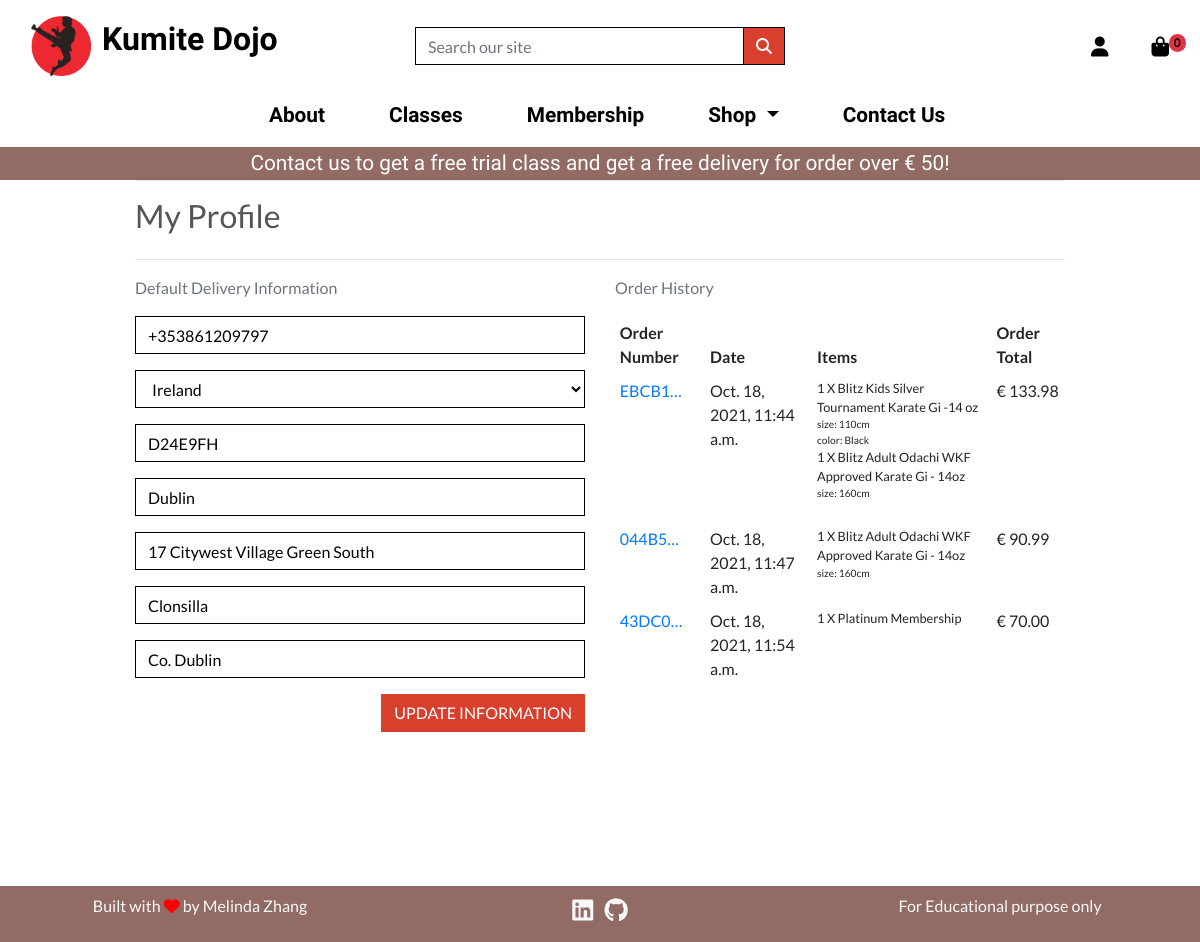
The page /profile/ (signed in) on the database as committed earlier.
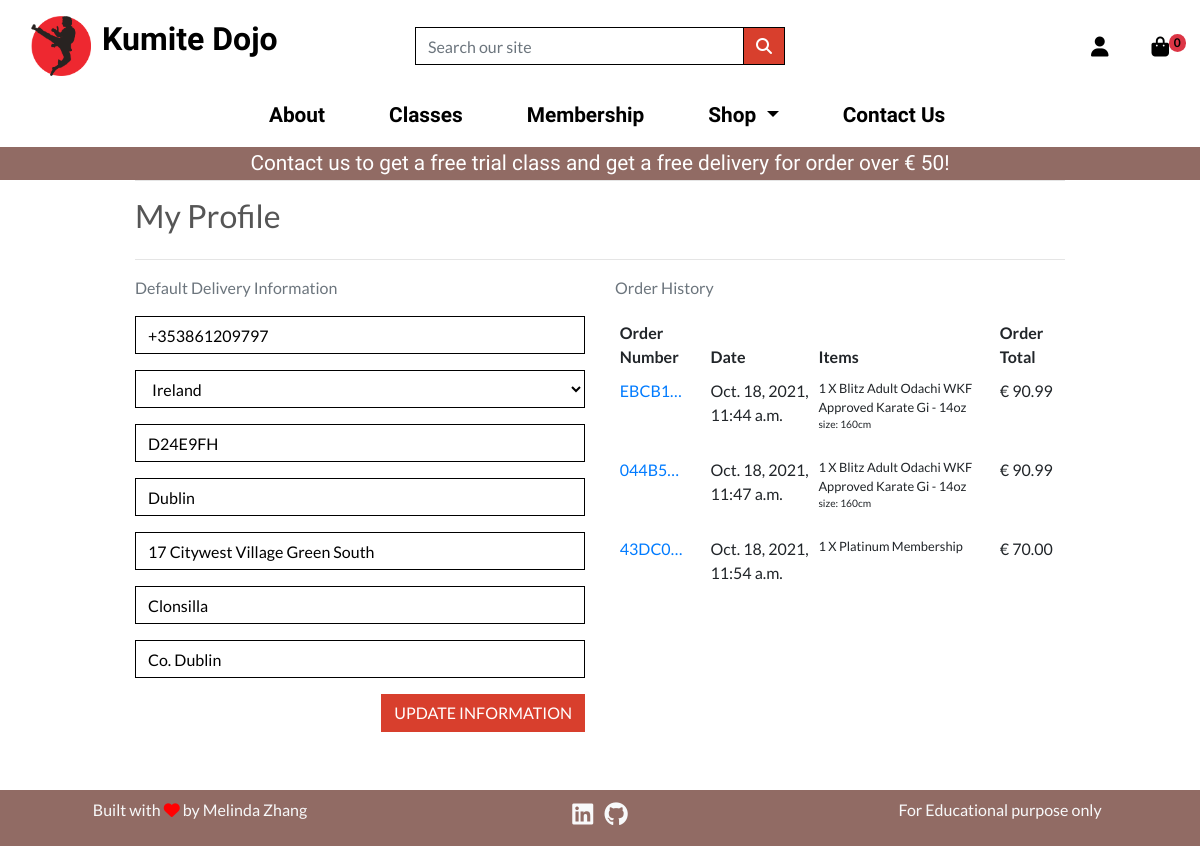
The same page on the database as committed later.
### checkout/models.py (models this page shows, shortened)
class Order(models.Model):
    order_number = models.CharField(max_length=32, null=False, editable=False)
    user_profile = models.ForeignKey(
        UserProfile,
        on_delete=models.SET_NULL,
        null=True,
        blank=True,
        related_name="orders",
    )
    full_name = models.CharField(max_length=50, null=False, blank=False)
    email = models.EmailField(max_length=254, null=False, blank=False)
    phone_number = models.CharField(max_length=20, null=False, blank=False)
    country = CountryField(blank_label="Country *", null=False, blank=False)
    postcode = models.CharField(max_length=20, null=True, blank=True)
    town_or_city = models.CharField(max_length=40, null=False, blank=False)
    street_address1 = models.CharField(max_length=80, null=False, blank=False)
    street_address2 = models.CharField(max_length=80, null=True, blank=True)
    county = models.CharField(max_length=80, null=True, blank=True)
    date = models.DateTimeField(auto_now_add=True)
    delivery_cost = models.DecimalField(
        max_digits=6, decimal_places=2, null=False, default=0
    )
    order_total = models.DecimalField(
        max_digits=10, decimal_places=2, null=False, default=0
    )
    grand_total = models.DecimalField(
        max_digits=10, decimal_places=2, null=False, default=0
    )
    original_bag = models.TextField(null=False, blank=False, default="")
    stripe_pid = models.CharField(max_length=254, null=False, blank=False, default="")

class OrderLineItem(models.Model):
    order = models.ForeignKey(
        Order,
        null=False,
        blank=False,
        on_delete=models.CASCADE,
        related_name="lineitems",
    )
    product = models.ForeignKey(
        Product, null=False, blank=False, on_delete=models.CASCADE
    )
    variations = models.ManyToManyField(Variation, blank=True)
    quantity = models.IntegerField(null=False, blank=False, default=0)
    lineitem_total = models.DecimalField(
        max_digits=6, decimal_places=2, null=False, blank=False, editable=False
    )

### products/models.py (models this page shows, shortened)
class Product(models.Model):
    category = models.ForeignKey(
        "Category", null=True, blank=True, on_delete=models.SET_NULL
    )
    name = models.CharField(max_length=254)
    slug = models.SlugField(max_length=254, unique=True)
    description = models.TextField()
    price = models.DecimalField(max_digits=6, decimal_places=2)
    stock = models.IntegerField(default=True)
    rating = models.DecimalField(max_digits=6, decimal_places=1, null=True, blank=True)
    timestamp = models.DateTimeField(auto_now_add=False, auto_now=True)
    updated = models.DateTimeField(auto_now_add=False, auto_now=True)
    active = models.BooleanField(default=True)
    is_featured = models.BooleanField(default=False)
    class Meta:
        unique_together = ("name", "slug")

class Variation(models.Model):
    product = models.ForeignKey(Product, on_delete=models.CASCADE)
    variation_category = models.CharField(
        max_length=100, choices=variation_category_choice
    )
    variation_value = models.CharField(max_length=100)
    updated = models.DateTimeField(auto_now_add=False, auto_now=True)
    active = models.BooleanField(default=True)
    objects = VariationManager()

### profiles/views.py (the view)
# urls.py: path("profile/", include("profiles.urls")),
@login_required
def profile(request):
    profile = get_object_or_404(UserProfile, user=request.user)
    if request.method == "POST":
        form = UserProfileForm(request.POST, instance=profile)
        if form.is_valid():
            form.save()
            messages.success(request, "Profile updated successfully")
        else:
            messages.error(request, "Update failed. Please ensure the form is valid.")
    else:
        form = UserProfileForm(instance=profile)
    form = UserProfileForm(instance=profile)
    orders = profile.orders.all()
    template = "profiles/profile.html"
    context = {"form": form, "orders": orders, "on_profile_page": True}
    return render(request, template, context)

### profiles/forms.py
class UserProfileForm(forms.ModelForm):
    class Meta:
        model = UserProfile
        exclude = ("user",)
    def __init__(self, *args, **kwargs):
        super().__init__(*args, **kwargs)
        placeholders = {
            "default_phone_number": "Phone Number",
            "default_postcode": "Postal Code",
            "default_town_or_city": "Town or City",
            "default_street_address1": "Street Address 1",
            "default_street_address2": "Street Address 2",
            "default_county": "County, State or Locality",
        }
        self.fields["default_phone_number"].widget.attrs["autofocus"] = True
        for field in self.fields:
            if field != "default_country":
                if self.fields[field].required:
                    placeholder = f"{placeholders[field]} *"
                else:
                    placeholder = placeholders[field]
                self.fields[field].widget.attrs["placeholder"] = placeholder
            self.fields[field].widget.attrs[
                "class"
            ] = "border-black rounded-0 profile-form-input"
            self.fields[field].label = False

### profiles/templates/profiles/profile.html (shortened to what this page needs)
{% extends "base.html" %}
{% load static %}
{% block extra_css %}
    <link rel="stylesheet" href="{% static 'profiles/css/profile.css' %}">
{% endblock %}
{% block page_header %}
<div class="container header-container">
</div>
{% endblock %}
{% block content %}
    <div class="overlay"></div>
    <div class="container">
        <div class="row">
            <div class="col">
                <hr>
                <h2 class="mb-4">My Profile</h2>
                <hr>
            </div>
        </div>
        <div class="row">
          <div class="col-12 col-lg-6">
            <p class="text-muted">Default Delivery Information</p>
              <form class="mt-3" action="{% url 'profile' %}" method="POST" id="profile-update-form">
                {{ form|crispy }}
                <button class="btn btn-red rounded-0 text-uppercase float-right">Update Information</button>
              </form>
          </div>
          <div class="col-12 col-lg-6 margin">
            <p class="text-muted">Order History</p>
            <div class="order-history table-responsive">
              <table class="table table-sm table-borderless">
                  <thead>
                      <tr>
                          <th>Order Number</th>
                          <th>Date</th>
                          <th>Items</th>
                          <th>Order Total</th>
                      </tr>
                  </thead>
                  <tbody>
                      {% for order in orders %}
                          <tr>
                              <td>
                                  <a href="{% url 'order_history' order.order_number %}"
                                  title="{{ order.order_number }}">
                                      {{ order.order_number|truncatechars:6 }}
                                  </a>
                              </td>
                              <td>{{ order.date }}</td>
                              <td>
                                 <ul class="list-unstyled">
                                      {% for item in order.lineitems.all %}
                                          <li class="small">
                                            {{ item.quantity }} X {{item.product.name }}
                                            {% for variation in item.variations.all %}
                                                <p class="my-0 small">{{variation.variation_category}}: {{variation.variation_value}}</p>
                                            {% endfor %}
                                          </li>
                                      {% endfor %}
                                  </ul>
                              </td>
                              <td>€ {{ order.grand_total }}</td>
                          </tr>
                      {% endfor %}
                  </tbody>
              </table>
          </div>
          </div>
        </div>
{% endblock %}

Rows that differ between the two databases and show on the page:
removed OrderLineItem: quantity "1", product.name "Blitz Kids Silver Tournament Karate Gi -14 oz", shown under Order "Oct. 18, 2021, 11:44 a.m."
removed Variation: variation_category "size", variation_value "110cm", shown under "1"
removed Variation: variation_category "color", variation_value "Black", shown under "1"
changed Order "Oct. 18, 2021, 11:44 a.m.": grand_total "133.98" → "90.99"
